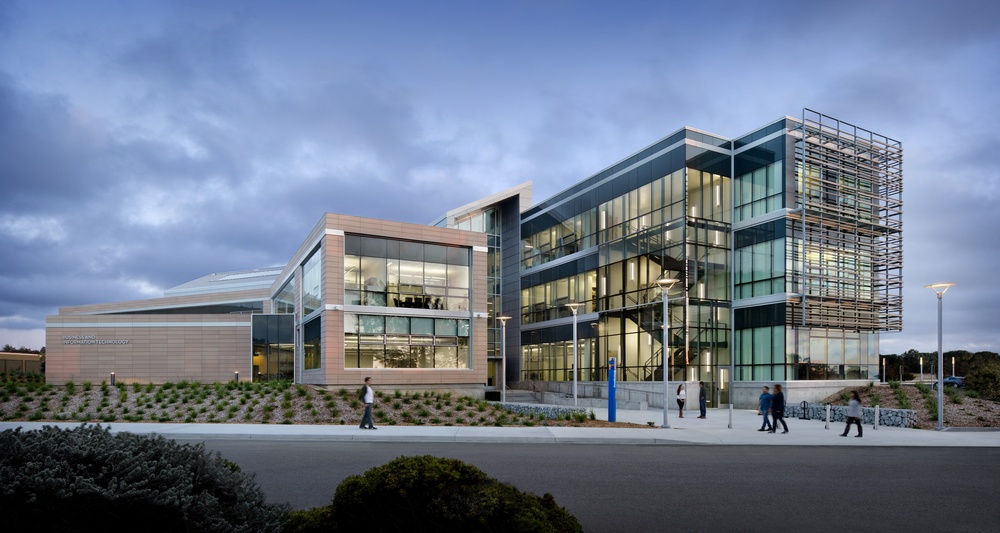
#> input picture cst205 so far/bit.jpg, 1000 x 533 px, shrunk from 3300 x 1760 before the run
$ python decre.py
#> lines starting #> are read from the running program, lines starting #| are printed output that depends on the picture
from PIL import Image
im = Image.open('bit.jpg')
#> im is the input picture: PIL image 1000x533 RGB; mean R, G, B 110.3, 121.4, 140.6
def map_BlueandGreen(pixel):
	return (int(pixel[0]), int(pixel[1]*.7), int(pixel[2]*.7))
new_list = map(map_BlueandGreen, im.getdata())
im.putdata(list(new_list))
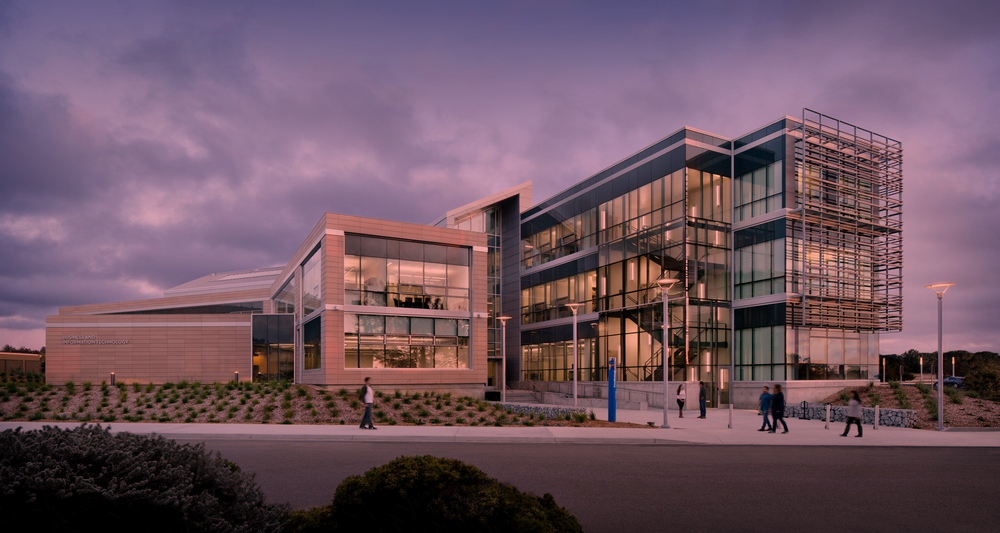
#> im: PIL image 1000x533 RGB; mean R, G, B 110.3, 84.5, 98
im.save('new5.jpg')
